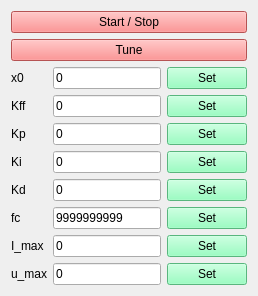
                  <widget class="QWidget" name="tab_method_4">
                   <attribute name="title">
                    <string>Method-1</string>
                   </attribute>
                   <layout class="QGridLayout" name="gridLayout_19">
                    <item row="2" column="0">
                     <layout class="QGridLayout" name="gridLayout_9">
                      <item row="0" column="2">
                       <widget class="QPushButton" name="button_set_x0_vel_m1">
                        <property name="styleSheet">
                         <string notr="true">background-color: rgb(125, 255, 177);</string>
                        </property>
                        <property name="text">
                         <string>Set</string>
                        </property>
                       </widget>
                      </item>
                      <item row="6" column="1">
                       <widget class="QLineEdit" name="line_edit_i_max_vel_m1">
                        <property name="text">
                         <string>0</string>
                        </property>
                       </widget>
                      </item>
                      <item row="2" column="0">
                       <widget class="QLabel" name="label_11">
                        <property name="text">
                         <string>Kp</string>
                        </property>
                       </widget>
                      </item>
                      <item row="5" column="1">
                       <widget class="QLineEdit" name="line_edit_fc_vel_m1">
                        <property name="text">
                         <string>9999999999</string>
                        </property>
                       </widget>
                      </item>
                      <item row="6" column="2">
                       <widget class="QPushButton" name="button_set_i_max_vel_m1">
                        <property name="styleSheet">
                         <string notr="true">background-color: rgb(125, 255, 177);</string>
                        </property>
                        <property name="text">
                         <string>Set</string>
                        </property>
                       </widget>
                      </item>
                      <item row="1" column="2">
                       <widget class="QPushButton" name="button_set_kff_vel_m1">
                        <property name="styleSheet">
                         <string notr="true">background-color: rgb(125, 255, 177);</string>
                        </property>
                        <property name="text">
                         <string>Set</string>
                        </property>
                       </widget>
                      </item>
                      <item row="7" column="2">
                       <widget class="QPushButton" name="button_set_u_max_vel_m1">
                        <property name="styleSheet">
                         <string notr="true">background-color: rgb(125, 255, 177);</string>
                        </property>
                        <property name="text">
                         <string>Set</string>
                        </property>
                       </widget>
                      </item>
                      <item row="2" column="1">
                       <widget class="QLineEdit" name="line_edit_kp_vel_m1">
                        <property name="text">
                         <string>0</string>
                        </property>
                       </widget>
                      </item>
                      <item row="6" column="0">
                       <widget class="QLabel" name="label_12">
                        <property name="text">
                         <string>I_max</string>
                        </property>
                       </widget>
                      </item>
                      <item row="5" column="0">
                       <widget class="QLabel" name="label_13">
                        <property name="text">
                         <string>fc</string>
                        </property>
                       </widget>
                      </item>
                      <item row="7" column="1">
                       <widget class="QLineEdit" name="line_edit_u_max_vel_m1">
                        <property name="text">
                         <string>0</string>
                        </property>
                       </widget>
                      </item>
                      <item row="3" column="1">
                       <widget class="QLineEdit" name="line_edit_ki_vel_m1">
                        <property name="text">
                         <string>0</string>
                        </property>
                       </widget>
                      </item>
                      <item row="2" column="2">
                       <widget class="QPushButton" name="button_set_kp_vel_m1">
                        <property name="styleSheet">
                         <string notr="true">background-color: rgb(125, 255, 177);</string>
                        </property>
                        <property name="text">
                         <string>Set</string>
                        </property>
                       </widget>
                      </item>
                      <item row="0" column="0">
                       <widget class="QLabel" name="label_3">
                        <property name="text">
                         <string>x0</string>
                        </property>
                       </widget>
                      </item>
                      <item row="3" column="0">
                       <widget class="QLabel" name="label_14">
                        <property name="text">
                         <string>Ki</string>
                        </property>
                       </widget>
                      </item>
                      <item row="4" column="0">
                       <widget class="QLabel" name="label_15">
                        <property name="text">
                         <string>Kd</string>
                        </property>
                       </widget>
                      </item>
                      <item row="7" column="0">
                       <widget class="QLabel" name="label_16">
                        <property name="text">
                         <string>u_max</string>
                        </property>
                       </widget>
                      </item>
                      <item row="5" column="2">
                       <widget class="QPushButton" name="button_set_fc_vel_m1">
                        <property name="styleSheet">
                         <string notr="true">background-color: rgb(125, 255, 177);</string>
                        </property>
                        <property name="text">
                         <string>Set</string>
                        </property>
                       </widget>
                      </item>
                      <item row="3" column="2">
                       <widget class="QPushButton" name="button_set_ki_vel_m1">
                        <property name="styleSheet">
                         <string notr="true">background-color: rgb(125, 255, 177);</string>
                        </property>
                        <property name="text">
                         <string>Set</string>
                        </property>
                       </widget>
                      </item>
                      <item row="1" column="0">
                       <widget class="QLabel" name="label_17">
                        <property name="text">
                         <string>Kff</string>
                        </property>
                       </widget>
                      </item>
                      <item row="4" column="2">
                       <widget class="QPushButton" name="button_set_kd_vel_m1">
                        <property name="styleSheet">
                         <string notr="true">background-color: rgb(125, 255, 177);</string>
                        </property>
                        <property name="text">
                         <string>Set</string>
                        </property>
                       </widget>
                      </item>
                      <item row="1" column="1">
                       <widget class="QLineEdit" name="line_edit_kff_vel_m1">
                        <property name="text">
                         <string>0</string>
                        </property>
                       </widget>
                      </item>
                      <item row="0" column="1">
                       <widget class="QLineEdit" name="line_edit_x0_vel_m1">
                        <property name="text">
                         <string>0</string>
                        </property>
                       </widget>
                      </item>
                      <item row="4" column="1">
                       <widget class="QLineEdit" name="line_edit_kd_vel_m1">
                        <property name="text">
                         <string>0</string>
                        </property>
                       </widget>
                      </item>
                     </layout>
                    </item>
                    <item row="0" column="0">
                     <widget class="QPushButton" name="button_start_stop_velocity_control_1">
                      <property name="styleSheet">
                       <string notr="true">background-color: rgb(255, 116, 116);</string>
                      </property>
                      <property name="text">
                       <string>Start / Stop</string>
                      </property>
                     </widget>
                    </item>
                    <item row="1" column="0">
                     <widget class="QPushButton" name="button_tune_velocity_control_m1">
                      <property name="styleSheet">
                       <string notr="true">background-color: rgb(255, 116, 116);</string>
                      </property>
                      <property name="text">
                       <string>Tune</string>
                      </property>
                     </widget>
                    </item>
                   </layout>
                  </widget>
